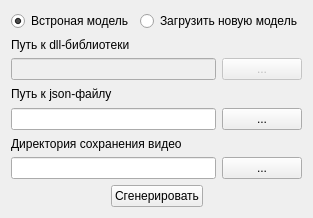
<?xml version="1.0" encoding="UTF-8"?>
<ui version="4.0">
 <class>QtGUIVideoGenerate</class>
 <widget class="QWidget" name="QtGUIVideoGenerate">
  <property name="geometry">
   <rect>
    <x>0</x>
    <y>0</y>
    <width>287</width>
    <height>218</height>
   </rect>
  </property>
  <property name="windowTitle">
   <string>Генератор видео</string>
  </property>
  <layout class="QVBoxLayout" name="verticalLayout">
   <item>
    <layout class="QHBoxLayout" name="horizontalLayout_4">
     <item>
      <widget class="QRadioButton" name="RB_builtInMobel">
       <property name="text">
        <string>Встроная модель</string>
       </property>
       <property name="checked">
        <bool>true</bool>
       </property>
      </widget>
     </item>
     <item>
      <widget class="QRadioButton" name="RB_loadNewModel">
       <property name="text">
        <string>Загрузить новую модель</string>
       </property>
      </widget>
     </item>
    </layout>
   </item>
   <item>
    <widget class="QLabel" name="label_3">
     <property name="text">
      <string>Путь к dll-библиотеки</string>
     </property>
    </widget>
   </item>
   <item>
    <layout class="QHBoxLayout" name="horizontalLayout_5">
     <item>
      <widget class="QLineEdit" name="lineEdit_dllName">
       <property name="enabled">
        <bool>false</bool>
       </property>
      </widget>
     </item>
     <item>
      <widget class="QPushButton" name="PB_dllName">
       <property name="enabled">
        <bool>false</bool>
       </property>
       <property name="text">
        <string>...</string>
       </property>
      </widget>
     </item>
    </layout>
   </item>
   <item>
    <widget class="QLabel" name="label_2">
     <property name="text">
      <string>Путь к json-файлу</string>
     </property>
    </widget>
   </item>
   <item>
    <layout class="QHBoxLayout" name="horizontalLayout">
     <item>
      <widget class="QLineEdit" name="lineEdit_jsonFile"/>
     </item>
     <item>
      <widget class="QPushButton" name="PB_jsonFile">
       <property name="text">
        <string>...</string>
       </property>
      </widget>
     </item>
    </layout>
   </item>
   <item>
    <widget class="QLabel" name="label">
     <property name="text">
      <string>Директория сохранения видео</string>
     </property>
    </widget>
   </item>
   <item>
    <layout class="QHBoxLayout" name="horizontalLayout_2">
     <item>
      <widget class="QLineEdit" name="lineEdit_saveDir"/>
     </item>
     <item>
      <widget class="QPushButton" name="PB_saveDir">
       <property name="text">
        <string>...</string>
       </property>
      </widget>
     </item>
    </layout>
   </item>
   <item>
    <layout class="QHBoxLayout" name="horizontalLayout_3">
     <item>
      <spacer name="horizontalSpacer">
       <property name="orientation">
        <enum>Qt::Horizontal</enum>
       </property>
       <property name="sizeHint" stdset="0">
        <size>
         <width>40</width>
         <height>20</height>
        </size>
       </property>
      </spacer>
     </item>
     <item>
      <widget class="QPushButton" name="PB_generate">
       <property name="text">
        <string>Сгенерировать</string>
       </property>
      </widget>
     </item>
     <item>
      <spacer name="horizontalSpacer_2">
       <property name="orientation">
        <enum>Qt::Horizontal</enum>
       </property>
       <property name="sizeHint" stdset="0">
        <size>
         <width>40</width>
         <height>20</height>
        </size>
       </property>
      </spacer>
     </item>
    </layout>
   </item>
  </layout>
 </widget>
 <layoutdefault spacing="6" margin="11"/>
 <resources/>
 <connections/>
</ui>
